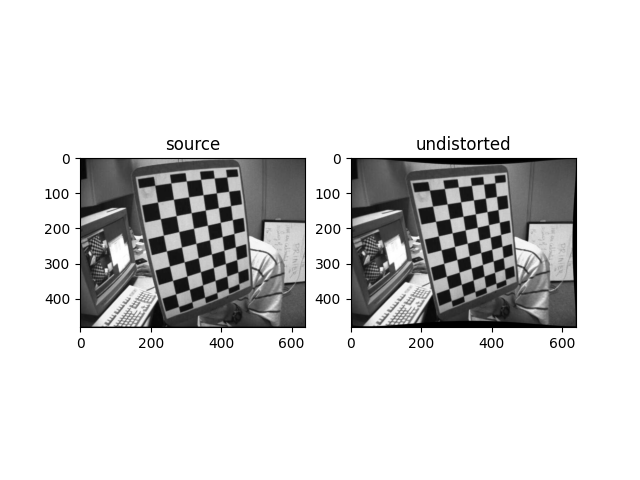

Write the Python code that produced this figure.
import numpy as np
import cv2
from matplotlib import pyplot as plt
import os

path = 'C:/Users/User/Desktop/PY/chess/'

objp = np.zeros((9 * 6, 3), np.float32)
objp[:, :2] = np.mgrid[0:9, 0:6].T.reshape(-1, 2) * 10

op = []
imgpoints = []

for i in os.listdir(path):
    file = '/'.join((path, i))
    a = cv2.imread(file)
    b = cv2.cvtColor(a, cv2.COLOR_BGR2GRAY)
    ret, corners = cv2.findChessboardCorners(a, (9, 6), None)
    criteria = (cv2.TERM_CRITERIA_EPS + cv2.TERM_CRITERIA_MAX_ITER, 30, 0.001)
    if ret == True:
        corners2 = cv2.cornerSubPix(b, corners, (11, 11), (-1, -1), criteria)
        imgpoints.append(corners2)
        op.append(objp)

ret, mtx, dist, rvecs, tvecs = cv2.calibrateCamera(op, imgpoints, b.shape[::-1], None, None)

tot_error = 0
for i in range(len(op)):
    imgpoints2, _ = cv2.projectPoints(op[i], rvecs[i], tvecs[i], mtx, dist)
    error = cv2.norm(imgpoints[i], imgpoints2, cv2.NORM_L2) / len(imgpoints2)
    tot_error += error

print(ret, (tot_error / len(op)) ** 0.5)

h, w = a.shape[:2]
newcameramtx, roi = cv2.getOptimalNewCameraMatrix(mtx, dist, (w, h), 1)
dst = cv2.undistort(a, mtx, dist, None)
mapx, mapy = cv2.initUndistortRectifyMap(mtx, dist, None, newcameramtx, (w, h), 5)
dst = cv2.remap(a, mapx, mapy, cv2.INTER_LINEAR)

np.savez("outfile", mtx, dist)

a = cv2.cvtColor(a, cv2.COLOR_BGR2RGB)
dst = cv2.cvtColor(dst, cv2.COLOR_BGR2RGB)

plt.subplot(121), plt.imshow(a), plt.title('source')
plt.subplot(122), plt.imshow(dst), plt.title('undistorted')
plt.show()
